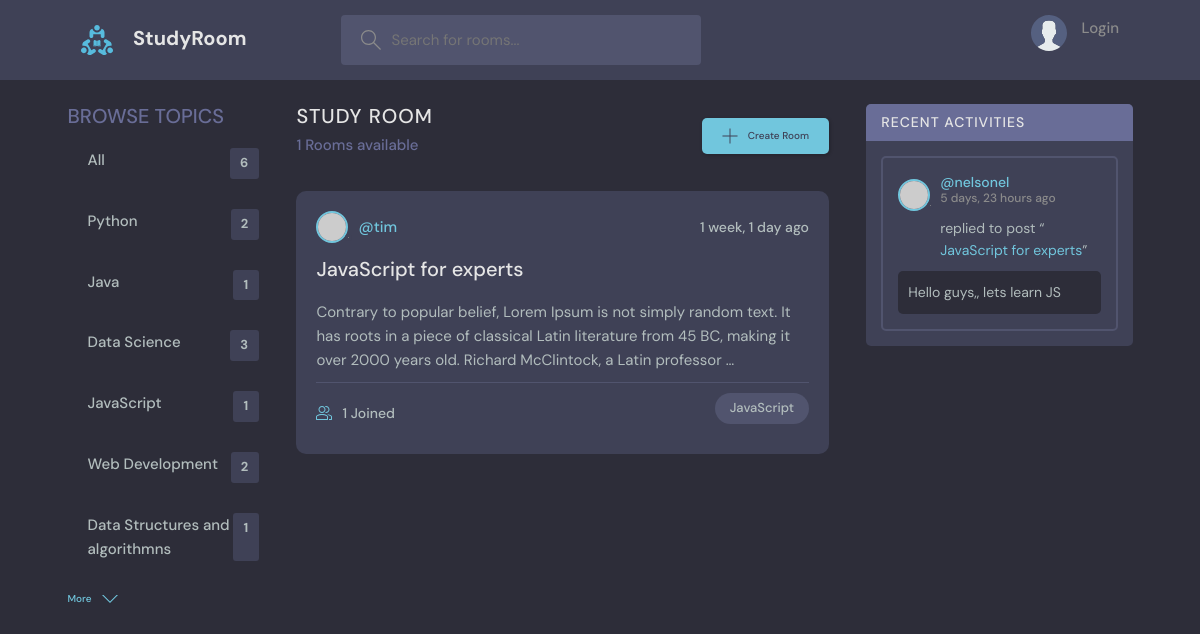
The app's page /?q=JavaScript, older data.
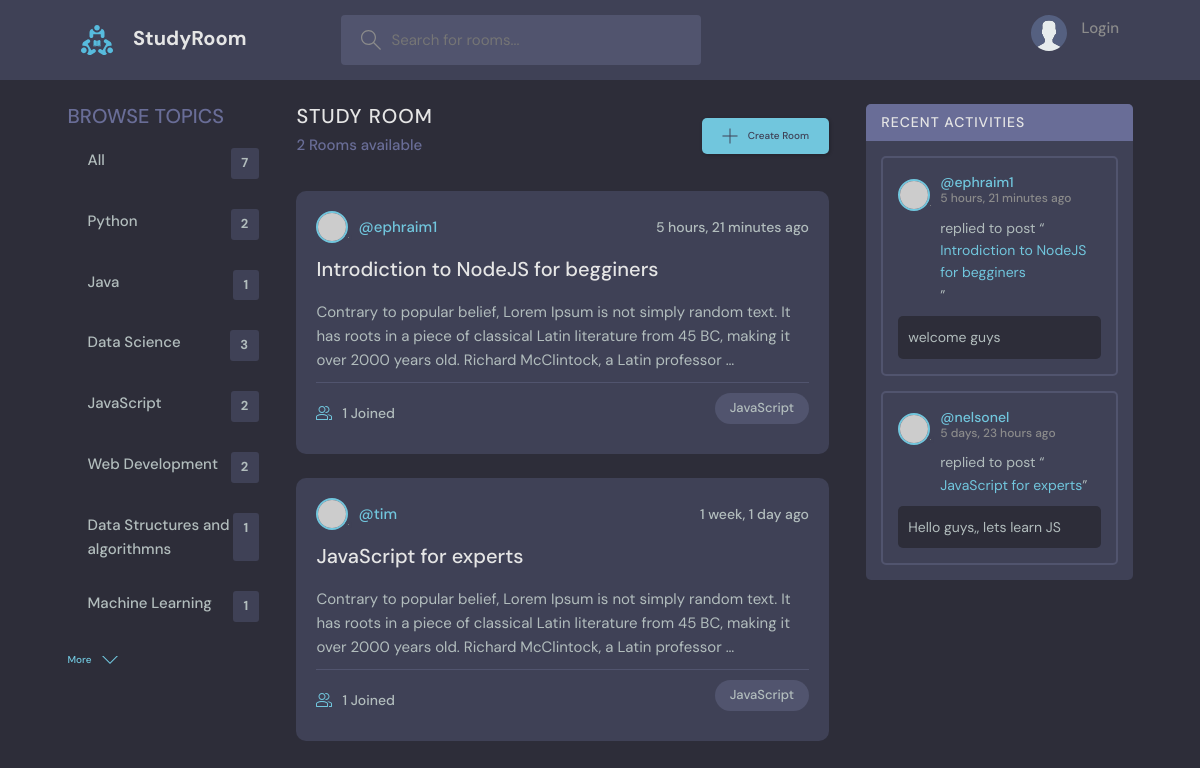
The same page, newer data.
### base/models.py (models this page shows, shortened)
class Topic(models.Model):
    name = models.CharField(max_length=200)

class Room(models.Model):
    host = models.ForeignKey(User, on_delete=models.SET_NULL, null=True)
    topic = models.ForeignKey(Topic, on_delete=models.SET_NULL, null=True)
    name = models.CharField(max_length=200)
    description = models.TextField(null=True, blank=True)
    participants = models.ManyToManyField(User,related_name='participants', blank=True)
    updated = models.DateTimeField(auto_now=True)
    created = models.DateTimeField(auto_now_add=True)
    class Meta:
        ordering = ['-updated', '-created']
    def __str__(self):
        return self.name[0:50]

class Message(models.Model):
    user = models.ForeignKey(User, on_delete=models.CASCADE)
    room = models.ForeignKey(Room, on_delete=models.CASCADE)
    body = models.TextField()
    updated = models.DateTimeField(auto_now=True)
    created = models.DateTimeField(auto_now_add=True)
    class Meta:
        ordering = ['-updated', '-created']

### base/views.py (the view)
# urls.py: path('', views.home, name='home'),
def home(request):
    q = request.GET.get('q') if request.GET.get('q') != None else ''
    rooms = Room.objects.filter(
        Q(topic__name__icontains=q) |
        Q(name__icontains=q) |
        Q(host__username__icontains=q) |
        Q(description__icontains=q)
    )
    topics = Topic.objects.all()
    room_count = rooms.count()
    room_messages = Message.objects.filter(Q(room__topic__name__icontains=q))
    context = {'rooms': rooms, 'topics': topics,
               'room_count': room_count, 'room_messages': room_messages}
    return render(request, 'base/home.html', context)

### base/templates/base/home.html (shortened to what this page needs)
{% extends 'main.html' %}
{% block content %}
  <main class="layout layout--3">
    <div class="container">
      {% include 'base/topics_component.html' %}
      <div class="roomList">
        <div class="roomList__header">
          <div>
            <h2>Study Room</h2>
            <p>{{rooms.count}} Rooms available</p>
          </div>
          <a class="btn btn--main" href="{% url 'create-room' %}">
            <svg version="1.1" xmlns="http://www.w3.org/2000/svg" width="32" height="32" viewBox="0 0 32 32">
              <title>add</title>
              <path
                d="M16.943 0.943h-1.885v14.115h-14.115v1.885h14.115v14.115h1.885v-14.115h14.115v-1.885h-14.115v-14.115z">
              </path>
            </svg>
            Create Room
          </a>
        </div>
        {% include 'base/feed_component.html' %}
      </div>
      {% include 'base/activity_component.html' %}
    </div>
  </main>
  {% endblock %}

### base/templates/base/topics_component.html
<div class="topics">
    <div class="topics__header">
        <h2>Browse Topics</h2>
    </div>
    <ul class="topics__list">
        <li>
            <a href="{% url 'home' %}">All <span>{{topics.count}}</span></a>
        </li>
        {% for topic in topics %}
        <li>
            <a href="{% url 'home' %}?q={{topic.name}}">{{topic.name}} <span>{{topic.room_set.all.count}}</span></a>
        </li>
        {% endfor %}
    </ul>
    <button class="btn btn--link" href="topics.html">
        More
        <svg version="1.1" xmlns="http://www.w3.org/2000/svg" width="32" height="32" viewBox="0 0 32 32">
            <title>chevron-down</title>
            <path d="M16 21l-13-13h-3l16 16 16-16h-3l-13 13z"></path>
        </svg>
    </button>
</div>

### base/templates/base/feed_component.html (shortened to what this page needs)
{% for room in rooms %}
<div class="roomListRoom">
    <div class="roomListRoom__header">
        <a href="{% url 'user-profile' room.host.id %}" class="roomListRoom__author">
            <div class="avatar avatar--small">
                <img src="https://randomuser.me/api/portraits/women/11.jpg" />
            </div>
            <span>@{{room.host.username}}</span>
        </a>
        <div class="roomListRoom__actions">
            <span>{{room.created|timesince}} ago</span>
        </div>
    </div>
    <div class="roomListRoom__content">
        <a href="{% url 'room' room.id %}">{{room.name}}</a>
        <p>
            {{room.description |truncatewords:35}}
        </p>
    </div>
    <div class="roomListRoom__meta">
        <a href="{% url 'room' room.id %}" class="roomListRoom__joined">
            {{room.participants.all.count}} Joined
        </a>
        <p class="roomListRoom__topic">{{room.topic.name}}</p>
    </div>
</div>
{% endfor %}

### base/templates/base/activity_component.html (shortened to what this page needs)
<div class="activities">
    <div class="activities__header">
      <h2>Recent Activities</h2>
    </div>
     {% for message in room_messages %}
    <div class="activities__box">
      <div class="activities__boxHeader roomListRoom__header">
        <a href="{% url 'user-profile' message.user.id %}" class="roomListRoom__author">
          <div class="avatar avatar--small">
            <img src="https://randomuser.me/api/portraits/women/11.jpg" />
          </div>
          <p>
            @{{message.user}}
            <span>{{message.created|timesince}} ago</span>
          </p>
        </a>
      </div>
      <div class="activities__boxContent">
        <p>replied to post “<a href="{% url 'room' message.room.id %}">{{message.room}}</a>”</p>
        <div class="activities__boxRoomContent">
            {{message.body}}
        </div>
      </div>
    </div>
    {% endfor %}
  </div>

Row changes from the older to the newer data that the page shows:
computed for Topic "JavaScript": room_set.all.count "1" → "2"
added Topic: name "Machine Learning", room_set.all.count "1"
added Room: host.username "ephraim1", created "5 hours, 21 minutes", name "Introdiction to NodeJS for begginers", description "Contrary to popular belief, Lorem Ipsum is not simply random text. It has roots in a piece of classical Latin literature from 45 BC, making it over 2000 years old. Richard McClintock, a Latin professor …", participants.all.count "1", topic.name "JavaScript"
added Message: user "ephraim1", created "5 hours, 21 minutes", room "Introdiction to NodeJS for begginers", body "welcome guys"
Text that changed along with them:
{{ topics.count }}: "6" → "7"
{{ rooms.count }}: "1" → "2"
